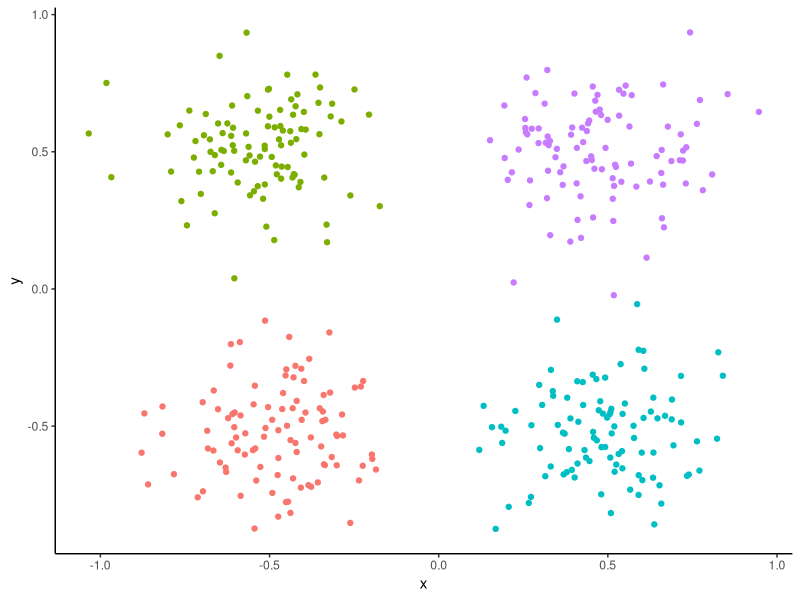

Write the R code that produced this figure.
library(mvtnorm)
library('ggplot2')

means = list(c(-.5,-.5),c(-.5,.5),c(.5,-.5),c(.5,.5))
sigma = matrix(c(.025,0,0,.025), ncol=2)

vals = do.call('rbind', lapply(1:length(means), function(i){
	cluster_means = means[i]
	cluster_vals = data.frame(as.matrix(rmvnorm(100, mean=means[[i]], sigma)))
	names(cluster_vals) = c('x','y')	
	cluster_vals$cluster = i
	return(cluster_vals) 	
}))

ggplot(vals) + geom_point(aes(x=x,y=y, color=factor(cluster))) + theme_classic() + theme(legend.position="none")
